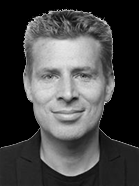
#> input picture grouplevel/images/photo_black.png, 139 x 186 px, found by its file name
$ python generate_from_image.py
#> lines starting #> are read from the running program, lines starting #| are printed output that depends on the picture
import numpy as np
from PIL import Image, ImageEnhance
import os

def image_to_ascii(image_path, target_height=100, background_char='Z'):
    # Load the image and convert to grayscale
#> called with target_height = 40, background_char = 'Z'
    try:
        img = Image.open(image_path).convert('L')  # Convert to grayscale
    except FileNotFoundError:
        print("Image not found in the script's directory.")
        return None, None

    # Resize the image to make it more manageable
    aspect_ratio = img.width / img.height
#> aspect_ratio = 0.747
    new_height = target_height
    new_width = int(int(new_height / aspect_ratio)*0.8)
#> new_width = 42
    img = img.resize((new_width, new_height), Image.LANCZOS)
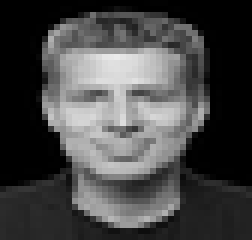
#> img: PIL image 42x40 L (shown 6 times larger); min 0, max 234, mean 70.3

    # Convert image to numpy array
    data = np.array(img)
    min_val = data.min()  # This should be 0 if the background is completely black
#> min_val = 0

    # ASCII characters from E to Y
    ascii_chars = [chr(x) for x in range(ord('E'), ord('Y') + 1)]
    num_chars = len(ascii_chars)

    # Map normalized data to ASCII characters
    ascii_image = []
    for row in data:
        new_row = []
        for value in row:
            if value == min_val:
                new_row.append(background_char)  # Use 'Z' for completely black (background)
            else:
                index = int((value / 255) * num_chars)
                new_row.append(ascii_chars[min(index, num_chars - 1)])
        ascii_image.append(new_row)
#> this loop made 40 passes
#> after the loop, ascii_image = 40 items

    return ascii_image, new_width

def write_lvl_file(level_data, width, level_name, file_path):
    lines = [
        '#domain',
        'hospital',
        '#levelname',
        level_name,
        '#colors'
    ]

    # Append initial level configuration
    lines.append('#initial')
    lines.append('+' * (width + 2))
    for row in level_data:
        lines.append('+' + ''.join(row) + '+')
    lines.append('+' * (width + 2))

    # Write to file
    with open(file_path, 'w') as f:
        f.write('\n'.join(lines))
    print(f'Level written to {file_path}')

# Setup file paths
directory = os.getcwd()
current_directory = os.path.join(directory, 'grouplevel/images/')
image_filename = os.path.join(current_directory, 'photo_black.png')
level_name = os.path.basename(image_filename).split('.')[0]
lvl_filename = os.path.join(current_directory, f'{level_name}.lvl')

# Process the image and generate the level
ascii_data, ascii_width = image_to_ascii(image_filename, target_height=40, background_char='Z')  # Adjust width as needed
#> ascii_data = 40 items; ascii_width = 42
if ascii_data is not None and ascii_width is not None:
    write_lvl_file(ascii_data, ascii_width, level_name, lvl_filename)
#> the loop in write_lvl_file, `for row in level_data:` made 40 passes
#> after the loop in write_lvl_file, `for row in level_data:`: lines = 47 items, first 6: '#domain', 'hospital', '#levelname', 'photo_black', '#colors', '#initial'


# [96 lines of commented-out code are left out]

$ run again, with grouplevel/images/photo.png copied over grouplevel/images/photo_black.png
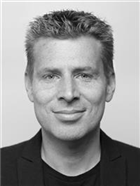
#> input picture grouplevel/images/photo.png, 140 x 186 px, found by its file name
#> in image_to_ascii, `img = img.resize((new_width, new_height), Image.LANCZOS)`:
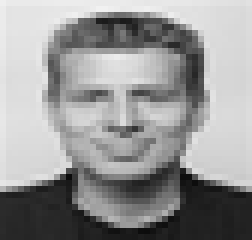
#> img: PIL image 42x40 L (shown 6 times larger); min 11, max 241, mean 150.2
#> min_val = 11
#> the loop in image_to_ascii, `for row in data:` made 40 passes
#> after the loop in image_to_ascii, `for row in data:`: ascii_image = 40 items
#> ascii_width = 42
#> the loop in write_lvl_file, `for row in level_data:` made 40 passes
#> after the loop in write_lvl_file, `for row in level_data:`: lines = 47 items, first 6: '#domain', 'hospital', '#levelname', 'photo_black', '#colors', '#initial'
